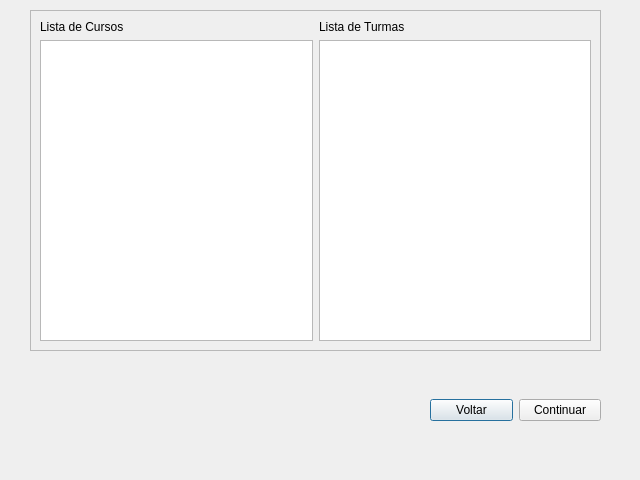
<?xml version="1.0" encoding="UTF-8"?>
<ui version="4.0">
 <class>MyCourseDialog</class>
 <widget class="QDialog" name="MyCourseDialog">
  <property name="geometry">
   <rect>
    <x>0</x>
    <y>0</y>
    <width>640</width>
    <height>480</height>
   </rect>
  </property>
  <property name="windowTitle">
   <string>Dialog</string>
  </property>
  <widget class="QWidget" name="horizontalLayoutWidget_2">
   <property name="geometry">
    <rect>
     <x>430</x>
     <y>370</y>
     <width>171</width>
     <height>80</height>
    </rect>
   </property>
   <layout class="QHBoxLayout" name="horizontalLayout_2">
    <item>
     <widget class="QPushButton" name="pushButton">
      <property name="text">
       <string>Voltar</string>
      </property>
     </widget>
    </item>
    <item>
     <widget class="QPushButton" name="pushButton_2">
      <property name="text">
       <string>Continuar</string>
      </property>
     </widget>
    </item>
   </layout>
  </widget>
  <widget class="QFrame" name="frame">
   <property name="geometry">
    <rect>
     <x>30</x>
     <y>10</y>
     <width>571</width>
     <height>341</height>
    </rect>
   </property>
   <property name="frameShape">
    <enum>QFrame::StyledPanel</enum>
   </property>
   <property name="frameShadow">
    <enum>QFrame::Raised</enum>
   </property>
   <widget class="QWidget" name="gridLayoutWidget">
    <property name="geometry">
     <rect>
      <x>10</x>
      <y>10</y>
      <width>551</width>
      <height>321</height>
     </rect>
    </property>
    <layout class="QGridLayout" name="gridLayout">
     <item row="1" column="1">
      <widget class="QListWidget" name="listWidget_2"/>
     </item>
     <item row="1" column="0">
      <widget class="QListWidget" name="listWidget"/>
     </item>
     <item row="0" column="0">
      <widget class="QLabel" name="label">
       <property name="text">
        <string>Lista de Cursos</string>
       </property>
      </widget>
     </item>
     <item row="0" column="1">
      <widget class="QLabel" name="label_2">
       <property name="text">
        <string>Lista de Turmas</string>
       </property>
      </widget>
     </item>
    </layout>
   </widget>
  </widget>
 </widget>
 <resources/>
 <connections/>
</ui>
